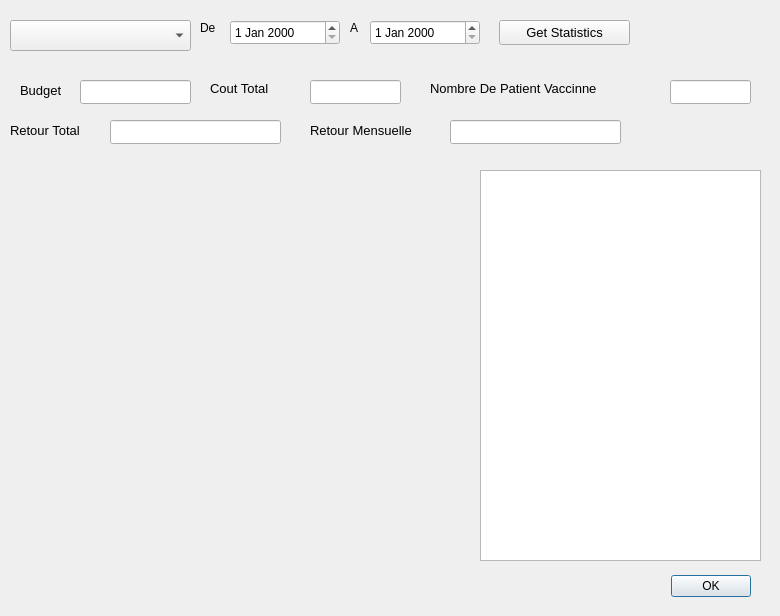
<?xml version="1.0" encoding="UTF-8"?>
<ui version="4.0">
 <class>StatsScreen</class>
 <widget class="QDialog" name="StatsScreen">
  <property name="geometry">
   <rect>
    <x>0</x>
    <y>0</y>
    <width>780</width>
    <height>616</height>
   </rect>
  </property>
  <property name="windowTitle">
   <string>Dialog</string>
  </property>
  <widget class="QDialogButtonBox" name="buttonBox">
   <property name="geometry">
    <rect>
     <x>410</x>
     <y>570</y>
     <width>341</width>
     <height>32</height>
    </rect>
   </property>
   <property name="orientation">
    <enum>Qt::Horizontal</enum>
   </property>
   <property name="standardButtons">
    <set>QDialogButtonBox::Ok</set>
   </property>
   <property name="centerButtons">
    <bool>false</bool>
   </property>
  </widget>
  <widget class="QWidget" name="verticalLayoutWidget">
   <property name="geometry">
    <rect>
     <x>30</x>
     <y>170</y>
     <width>421</width>
     <height>391</height>
    </rect>
   </property>
   <layout class="QVBoxLayout" name="verticalLayout"/>
  </widget>
  <widget class="QComboBox" name="comboBoxListeProjet">
   <property name="geometry">
    <rect>
     <x>10</x>
     <y>20</y>
     <width>181</width>
     <height>31</height>
    </rect>
   </property>
  </widget>
  <widget class="QDateEdit" name="DateDebutRecherche">
   <property name="geometry">
    <rect>
     <x>230</x>
     <y>20</y>
     <width>110</width>
     <height>25</height>
    </rect>
   </property>
  </widget>
  <widget class="QDateEdit" name="DateFinRecherche">
   <property name="geometry">
    <rect>
     <x>370</x>
     <y>20</y>
     <width>110</width>
     <height>25</height>
    </rect>
   </property>
  </widget>
  <widget class="QTableWidget" name="tableWidget">
   <property name="geometry">
    <rect>
     <x>480</x>
     <y>170</y>
     <width>281</width>
     <height>391</height>
    </rect>
   </property>
  </widget>
  <widget class="QPushButton" name="ButtonCalculerStatistic">
   <property name="geometry">
    <rect>
     <x>499</x>
     <y>20</y>
     <width>131</width>
     <height>25</height>
    </rect>
   </property>
   <property name="font">
    <font>
     <pointsize>10</pointsize>
    </font>
   </property>
   <property name="text">
    <string>Get Statistics</string>
   </property>
  </widget>
  <widget class="QLabel" name="label">
   <property name="geometry">
    <rect>
     <x>200</x>
     <y>20</y>
     <width>55</width>
     <height>16</height>
    </rect>
   </property>
   <property name="text">
    <string>De</string>
   </property>
  </widget>
  <widget class="QLabel" name="label_2">
   <property name="geometry">
    <rect>
     <x>350</x>
     <y>20</y>
     <width>55</width>
     <height>16</height>
    </rect>
   </property>
   <property name="text">
    <string>A</string>
   </property>
  </widget>
  <widget class="QLabel" name="label_3">
   <property name="geometry">
    <rect>
     <x>430</x>
     <y>80</y>
     <width>221</width>
     <height>16</height>
    </rect>
   </property>
   <property name="font">
    <font>
     <pointsize>10</pointsize>
    </font>
   </property>
   <property name="text">
    <string>Nombre De Patient Vaccinne</string>
   </property>
  </widget>
  <widget class="QLineEdit" name="LineEditNmbrePatient">
   <property name="geometry">
    <rect>
     <x>670</x>
     <y>80</y>
     <width>81</width>
     <height>24</height>
    </rect>
   </property>
   <property name="readOnly">
    <bool>true</bool>
   </property>
  </widget>
  <widget class="QLineEdit" name="LineEditCoutTotal">
   <property name="geometry">
    <rect>
     <x>310</x>
     <y>80</y>
     <width>91</width>
     <height>24</height>
    </rect>
   </property>
   <property name="text">
    <string/>
   </property>
   <property name="readOnly">
    <bool>true</bool>
   </property>
  </widget>
  <widget class="QLabel" name="label_4">
   <property name="geometry">
    <rect>
     <x>210</x>
     <y>80</y>
     <width>91</width>
     <height>16</height>
    </rect>
   </property>
   <property name="font">
    <font>
     <pointsize>10</pointsize>
    </font>
   </property>
   <property name="text">
    <string>Cout Total</string>
   </property>
  </widget>
  <widget class="QLabel" name="label_5">
   <property name="geometry">
    <rect>
     <x>20</x>
     <y>80</y>
     <width>91</width>
     <height>21</height>
    </rect>
   </property>
   <property name="font">
    <font>
     <pointsize>10</pointsize>
    </font>
   </property>
   <property name="text">
    <string>Budget</string>
   </property>
  </widget>
  <widget class="QLineEdit" name="LineEditBudget">
   <property name="geometry">
    <rect>
     <x>80</x>
     <y>80</y>
     <width>111</width>
     <height>24</height>
    </rect>
   </property>
   <property name="text">
    <string/>
   </property>
   <property name="readOnly">
    <bool>true</bool>
   </property>
  </widget>
  <widget class="QLabel" name="label_6">
   <property name="geometry">
    <rect>
     <x>10</x>
     <y>120</y>
     <width>111</width>
     <height>21</height>
    </rect>
   </property>
   <property name="font">
    <font>
     <pointsize>10</pointsize>
    </font>
   </property>
   <property name="text">
    <string>Retour Total</string>
   </property>
  </widget>
  <widget class="QLineEdit" name="LineEditRetourTotal">
   <property name="geometry">
    <rect>
     <x>110</x>
     <y>120</y>
     <width>171</width>
     <height>24</height>
    </rect>
   </property>
   <property name="text">
    <string/>
   </property>
   <property name="readOnly">
    <bool>true</bool>
   </property>
  </widget>
  <widget class="QLabel" name="label_7">
   <property name="geometry">
    <rect>
     <x>310</x>
     <y>120</y>
     <width>141</width>
     <height>21</height>
    </rect>
   </property>
   <property name="font">
    <font>
     <pointsize>10</pointsize>
    </font>
   </property>
   <property name="text">
    <string>Retour Mensuelle</string>
   </property>
  </widget>
  <widget class="QLineEdit" name="LineEditRetourMensuelle">
   <property name="geometry">
    <rect>
     <x>450</x>
     <y>120</y>
     <width>171</width>
     <height>24</height>
    </rect>
   </property>
   <property name="text">
    <string/>
   </property>
   <property name="readOnly">
    <bool>true</bool>
   </property>
  </widget>
 </widget>
 <resources/>
 <connections>
  <connection>
   <sender>buttonBox</sender>
   <signal>accepted()</signal>
   <receiver>StatsScreen</receiver>
   <slot>accept()</slot>
   <hints>
    <hint type="sourcelabel">
     <x>248</x>
     <y>254</y>
    </hint>
    <hint type="destinationlabel">
     <x>157</x>
     <y>274</y>
    </hint>
   </hints>
  </connection>
  <connection>
   <sender>buttonBox</sender>
   <signal>rejected()</signal>
   <receiver>StatsScreen</receiver>
   <slot>reject()</slot>
   <hints>
    <hint type="sourcelabel">
     <x>316</x>
     <y>260</y>
    </hint>
    <hint type="destinationlabel">
     <x>286</x>
     <y>274</y>
    </hint>
   </hints>
  </connection>
 </connections>
</ui>
